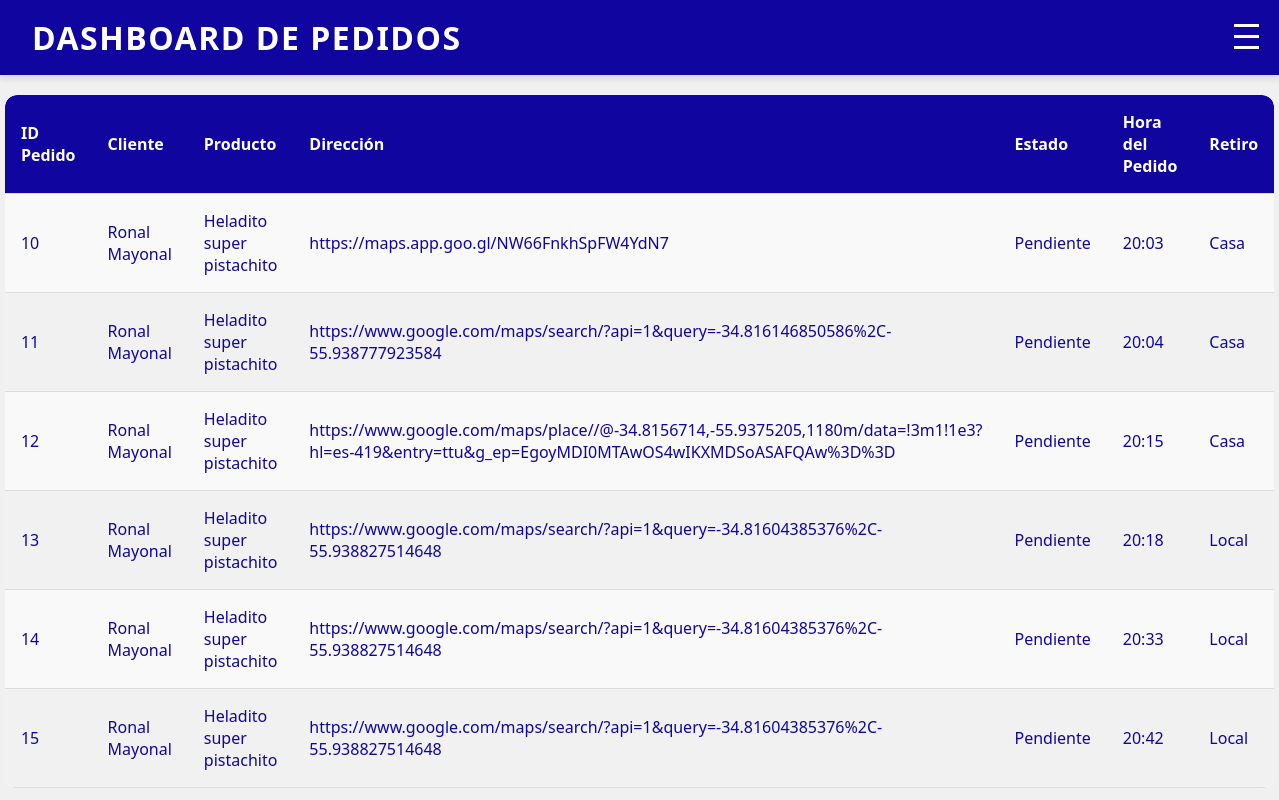
The page /historial/dia on the database its author committed.
### app.py (models this page shows)
class Pedido(db.Model):
    id = db.Column(db.Integer, primary_key=True)
    cliente = db.Column(db.String(100), nullable=False)
    producto = db.Column(db.String(100), nullable=False)
    direccion = db.Column(db.String(100), nullable=False)
    estado = db.Column(db.String(50), nullable=False)
    hora = db.Column(db.String(10), nullable=False)
    retiro = db.Column(db.String(50), nullable=False)
    fecha = db.Column(db.DateTime, default=datetime.now)

### app.py (the view)
@app.route('/historial/dia')
def historial_dia():
    hoy = datetime.now().date()
    pedidos_hoy = Pedido.query.filter(db.func.date(Pedido.fecha) == hoy).all()
    return render_template('historial.html', pedidos=pedidos_hoy)

### templates/historial.html (shortened to what this page needs)
<!DOCTYPE html>
<html lang="es">
<head>
    <link rel="stylesheet" href="{{ url_for('static', filename='estilos.css') }}">
</head>
<body>
    <header class="header-container">
        <div class="header-title">
            <h1>Dashboard de Pedidos</h1>
        </div>
        <div class="menu-toggle" id="mobile-menu">
            <span class="bar"></span>
            <span class="bar"></span>
            <span class="bar"></span>
        </div>
    </header>
    <section id="historial">
        <table>
            <thead>
                <tr>
                    <th>ID Pedido</th>
                    <th>Cliente</th>
                    <th>Producto</th>
                    <th>Dirección</th>
                    <th>Estado</th>
                    <th>Hora del Pedido</th>
                    <th>Retiro</th>
                </tr>
            </thead>
            <tbody>
                {% for pedido in pedidos %}
                <tr>
                    <td>{{ pedido.id }}</td>
                    <td>{{ pedido.cliente }}</td>
                    <td>{{ pedido.producto }}</td>
                    <td>{{ pedido.direccion }}</td>
                    <td>{{ pedido.estado }}</td>
                    <td>{{ pedido.hora }}</td>
                    <td>{{ pedido.retiro }}</td>
                </tr>
                {% else %}
                <tr>
                    <td colspan="7">No hay pedidos disponibles para este periodo.</td>
                </tr>
                {% endfor %}
            </tbody>
        </table>
    </section>
</body>
</html>

### static/estilos.css (style rules this page uses)
* { margin: 0; padding: 0; box-sizing: border-box; }
body { font-family: system-ui, -apple-system, BlinkMacSystemFont, 'Segoe UI', Roboto, Oxygen, Ubuntu, Cantarell, 'Open Sans', 'Helvetica Neue', sans-serif; background-color: #f0f0f0; color: #10069F; display: flex; flex-direction: column; min-height: 100vh; }
header { background-color: #10069F; color: #fff; padding: 1rem 2rem; display: flex; justify-content: space-between; align-items: center; box-shadow: 0 4px 6px rgba(0, 0, 0, 0.1); }
header h1 { font-size: 2rem; font-weight: bold; text-transform: uppercase; letter-spacing: 1.5px; margin: 0; }
.menu-toggle { display: flex; flex-direction: column; cursor: pointer; position: fixed; top: 20px; right: 20px; z-index: 101; }
.menu-toggle .bar { width: 25px; height: 3px; background-color: white; margin: 4px 0; }
table { width: 80%; margin: 0 auto; border-collapse: collapse; margin-top: 20px; background-color: white; border-radius: 12px; overflow: hidden; }
thead { background-color: #10069F; color: #fff; text-align: left; font-weight: bold; }
thead th:first-child { border-top-left-radius: 12px; }
thead th:last-child { border-top-right-radius: 12px; }
th, td { padding: 1rem; border-bottom: 1px solid #ddd; }
tbody tr:nth-child(odd) { background-color: #f9f9f9; }
tbody tr:nth-child(even) { background-color: #f1f1f1; }
tbody tr:last-child td:first-child { border-bottom-left-radius: 12px; }
tbody tr:last-child td:last-child { border-bottom-right-radius: 12px; }

### rows shown on the page
Pedido: id "10", cliente "Ronal Mayonal", producto "Heladito super pistachito", direccion "https://maps.app.goo.gl/NW66FnkhSpFW4YdN7", estado "Pendiente", hora "20:03", retiro "Casa"
Pedido: id "11", cliente "Ronal Mayonal", producto "Heladito super pistachito", direccion "https://www.google.com/maps/search/?api=1&query=-34.816146850586%2C-55.938777923584", estado "Pendiente", hora "20:04", retiro "Casa"
Pedido: id "12", cliente "Ronal Mayonal", producto "Heladito super pistachito", direccion "https://www.google.com/maps/place//@-34.8156714,-55.9375205,1180m/data=!3m1!1e3?hl=es-419&entry=ttu&g_ep=EgoyMDI0MTAwOS4wIKXMDSoASAFQAw%3D%3D", estado "Pendiente", hora "20:15", retiro "Casa"
Pedido: id "13", cliente "Ronal Mayonal", producto "Heladito super pistachito", direccion "https://www.google.com/maps/search/?api=1&query=-34.81604385376%2C-55.938827514648", estado "Pendiente", hora "20:18", retiro "Local"
Pedido: id "14", cliente "Ronal Mayonal", producto "Heladito super pistachito", direccion "https://www.google.com/maps/search/?api=1&query=-34.81604385376%2C-55.938827514648", estado "Pendiente", hora "20:33", retiro "Local"
Pedido: id "15", cliente "Ronal Mayonal", producto "Heladito super pistachito", direccion "https://www.google.com/maps/search/?api=1&query=-34.81604385376%2C-55.938827514648", estado "Pendiente", hora "20:42", retiro "Local"
